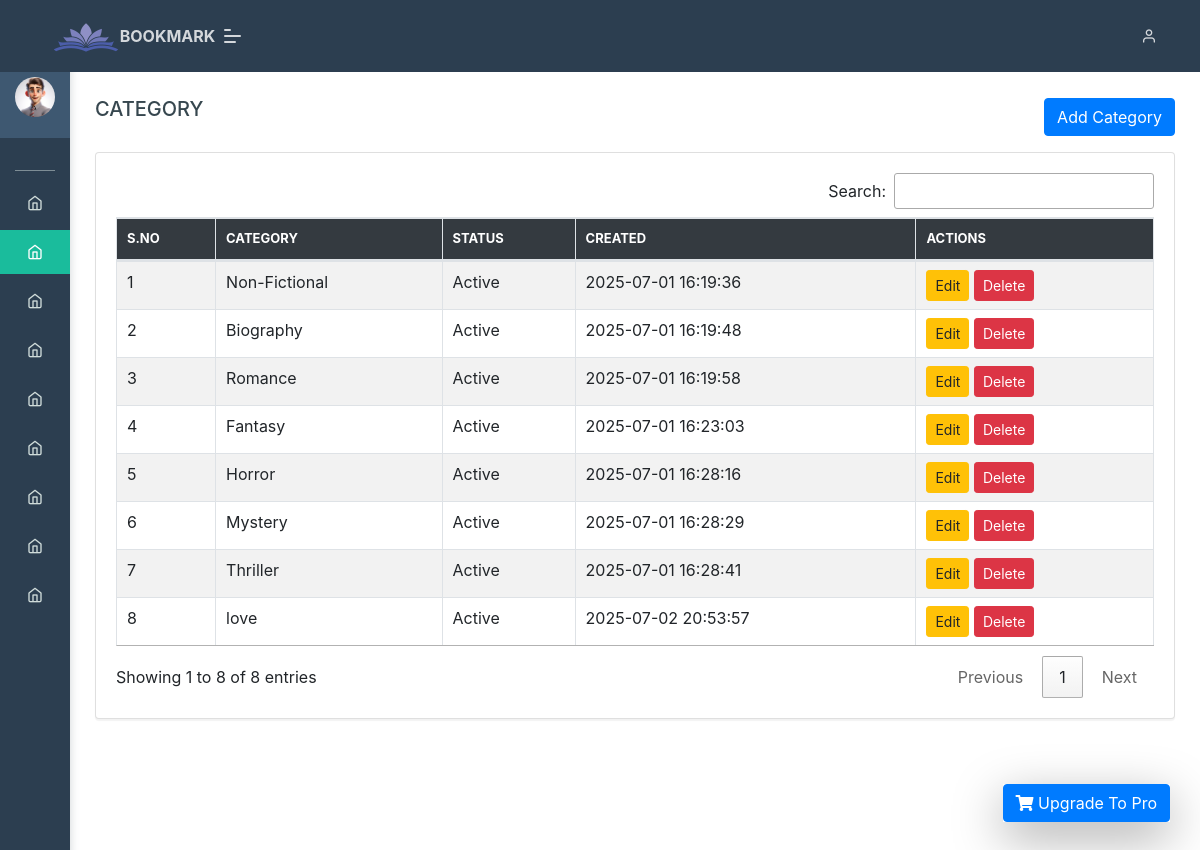
The app's page /admin/category.php (signed in) with its own data.
### tables this page shows
CREATE TABLE `category` (
  `id` int(11) NOT NULL,
  `category_name` varchar(100) NOT NULL,
  `status` int(10) NOT NULL DEFAULT 0,
  `created` datetime NOT NULL,
  `updated` datetime NOT NULL
);

### admin/category.php (the view, shortened to what this page needs)
<?php include("include/adminHeader.php"); ?>
<?php include("check_permission.php"); ?>
<?php
$users = [];
$result = mysqli_query($conn, "SELECT id, category_name, status, created FROM category ORDER BY created ASC");
while ($row = mysqli_fetch_assoc($result)) {
    $users[] = $row;
}
?>
<body class="">
    <?php include("include/navBar.php"); ?>
    <div class="pcoded-main-container">
        <div class="pcoded-content">
            <div class="page-header">
                <div class="page-block">
                    <div class="row align-items-center">
                        <div class="col-md-12">
                            <div class="d-flex justify-content-between align-items-center mb-3">
                                <h5 class="m-b-10">CATEGORY</h5>
                                <a href="add_category.php" class="btn btn-primary">Add Category</a>
                            </div>
                            <div class="card">
                                <div class="card-body table-border-style">
                                    <div class="table-responsive">
                                        <table class="table table-bordered table-striped" id="categoryTable">
                                            <thead>
                                                <tr>
                                                    <th>S.No</th>
                                                    <th>Category</th>
                                                    <th>Status</th>
                                                    <th>Created</th>
                                                    <th>Actions</th>
                                                </tr>
                                            </thead>
                                            <tbody>
                                                <?php if (!empty($users)): ?>
                                                    <?php foreach ($users as $index => $user): ?>
                                                        <tr>
                                                            <td><?= $index + 1; ?></td>
                                                            <td><?= htmlspecialchars($user['category_name']); ?></td>
                                                            <td><?= ($user['status'] == '1') ? "Active" : "Inactive"; ?></td>
                                                            <td><?= $user['created']; ?></td>
                                                            <td>
                                                                <a href="edit_category.php?action=edit&id=<?= $user['id']; ?>" class="btn btn-sm btn-warning">Edit</a>
                                                                <a href="category.php?id=<?= $user['id']; ?>" class="btn btn-sm btn-danger"
                                                                onclick="return confirm('Are you sure you want to delete this category?')">Delete</a>
                                                            </td>
                                                        </tr>
                                                    <?php endforeach; ?>
                                                <?php else: ?>
                                                    <tr>
                                                        <td colspan="5" class="text-center">No categories found.</td>
                                                    </tr>
                                                <?php endif; ?>
                                            </tbody>
                                        </table>
                                    </div>
                                </div>
                            </div>
                        </div>
                    </div>
                </div>
            </div>
        </div>
    </div>
    <?php include("include/adminFooter.php"); ?>
</body>

### admin/category.php (style rules this page uses)
#categoryTable thead th { background-color: #343a40 !important; color: white !important; }

### records on screen
category: category_name "Non-Fictional", status "Active", created "2025-07-01 16:19:36"
category: category_name "Biography", status "Active", created "2025-07-01 16:19:48"
category: category_name "Romance", status "Active", created "2025-07-01 16:19:58"
category: category_name "Fantasy", status "Active", created "2025-07-01 16:23:03"
category: category_name "Horror", status "Active", created "2025-07-01 16:28:16"
category: category_name "Mystery", status "Active", created "2025-07-01 16:28:29"
category: category_name "Thriller", status "Active", created "2025-07-01 16:28:41"
category: category_name "love", status "Active", created "2025-07-02 20:53:57"
